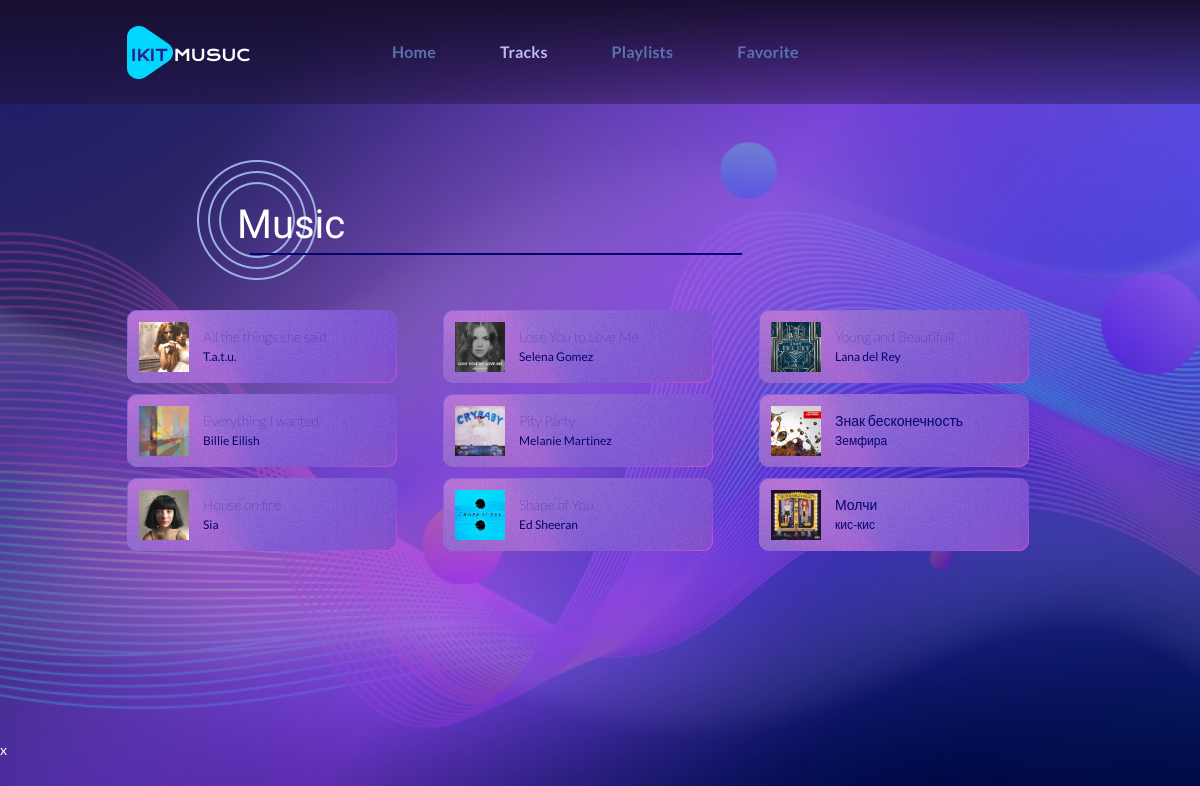
Page /tracks on the committed database.
### music/models.py (models this page shows, shortened)
class Composition(models.Model):
    name = models.CharField(max_length=255)
    author = models.CharField(max_length=255)
    cover = models.ImageField(upload_to="photos/%Y/%m/%d/")
    audio = models.FileField(upload_to="audio/%Y/%m/%d/")
    is_played = models.BooleanField(default=False)
    is_liked = models.BooleanField(default=False)
    order = models.PositiveSmallIntegerField(default=0, blank=True, null=True)
    class Meta:
        ordering = ['name', 'author']

### music/views.py (the view)
# urls.py: path('tracks', tracks, name="tracks"),
def tracks(request):
    compositions = Composition.objects.all()
    add_to_favorite()
    counter = 1
    for composition in compositions:
        composition.order = counter
        composition.save()
        counter += 1
    tracks_array = create_tr_array(compositions)
    playlists = Playlist.objects.all()
    context = {
        "tracks_array": tracks_array,
        "compositions": compositions,
        "playlists": playlists,
        "played": None
    }
    return render(request, "music/tracks.html", context)

### music/functions.py (called while the page is built)
def add_to_favorite():
    playlist = Playlist.objects.get(id=5)
    connects = PlaylistsCompositions.objects.filter(playlist=playlist)
    for connect in PlaylistsCompositions.objects.all():
        composition = connect.composition
        if connect in connects:
            composition.is_liked = True
        else:
            composition.is_liked = False
        composition.save()

def create_tr_array(compositions):
    size = Composition.objects.count()
    columns = size // 3
    if size % 3 > 0:
        columns += 1
    tracks_array = []
    for column in range(columns):
        tracks_array.append(compositions[column * 3:(column + 1) * 3])
    return tracks_array

### music/templates/music/tracks.html (shortened to what this page needs)
{% load static %}
<!DOCTYPE html>
<html lang="en">
<head>
    <link rel="stylesheet"
          href="{% static 'music/css/tracks.css' %}">
</head>
<body>
<div class="wrapper">
    <header class="header">
        <div class="header__container container">
            <a href="{% url 'home' %}" class="header__logo">
                <img src="{% static 'music/img/logo.png' %}" alt="IKIT music">
            </a>
            <nav class="header__menu menu">
                <ul class="menu__list">
                    <li>
                        <a href="{% url 'home' %}" class="menu__link">Home</a>
                    </li>
                    <li>
                        <a href="{% url 'tracks' %}"
                           class="menu__link current__item">Tracks</a>
                    </li>
                    <li>
                        <a href="{% url 'home' %}" class="menu__link ">Playlists</a>
                    </li>
                    <li>
                        <a href="{% url 'playlist' 5 %}" class="menu__link">Favorite</a>
                    </li>
                </ul>
            </nav>
        </div>
    </header>
    <main class="page">
        <section class="page__main-block main-block">
            <div class="main-block__container container">
                <div class="main-block__body">
                    <h1 class="main-block__title">
                        Music
                    </h1>
                    <div class="slider">
                        {% for column in tracks_array %}
                        <div class="slider__item">
                            {% for composition in column %}
                            <div class="item__track">
                                <div class="item__container">
                                    <div class="play__composition item__composition">
                                        <div class="play__cover">
                                            <div class="play__image">
                                                {% if composition.cover %}
                                                <img src="{{ composition.cover.url }}"
                                                     alt="yttt">
                                                {% else %}
                                                <img src="{% static 'music/img/recommended.png' %}"
                                                     alt="">
                                                {% endif %}
                                            </div>
                                        </div>
                                        <div class="play__track">
                                            <div class="play__name">
                                                {{ composition.name }}
                                            </div>
                                            <div class="play__author">
                                                {{ composition.author }}
                                            </div>
                                        </div>
                                    </div>
                                </div>
                            </div>
                            {% endfor %}
                        </div>
                        {% endfor %}
                    </div>
                </div>
            </div>
        </section>
    </main>
</div>
</body>
</html>x

### music/static/music/css/tracks.css (style rules this page uses)
* { padding: 0; margin: 0; border: 0; }
*, *::before, *::after { box-sizing: border-box; -moz-box-sizing: border-box; -webkit-box-sizing: border-box; }
nav, footer, header, aside { display: block; }
html, body { min-height: 100vh; width: 100%; line-height: 1; font-size: 14px; -ms-text-size-adjust: 100%; -moz-text-size-adjust: 100%; -webkit-text-size-adjust: 100%; background: #FAFAFA; }
a, a:visited { text-decoration: none; }
ul li { list-style: none; }
img { vertical-align: top; }
h1, h2, h3, h4, h5, h6 { font-size: inherit; font-weight: inherit; }
body { height: 100%; line-height: 1; font-size: 14px; font-weight: 500; color: white; font-family: 'Lato', sans-serif; background: url("../img/background.png") no-repeat center center fixed; background-size: cover; }
.wrapper { min-height: 100%; overflow: hidden; display: flex; flex-direction: column; }
.container { max-width: 1046px; margin: 0 auto; padding: 0 15px; box-sizing: content-box; }
.header { position: absolute; width: 100%; left: 0; top: 0; z-index: 50; background: linear-gradient(180deg, #180F30 0%, rgba(31, 15, 48, 0.38) 100%); }
.header__container { display: flex; min-height: 104px; align-items: center; }
.header__logo { margin-left: 50px; }
.header__menu { margin-left: 133px; padding: 5px 0; }
.menu__list { display: flex; flex-wrap: wrap; }
.menu__list li { margin-right: 64px; }
.menu__list li:last-child { margin-right: 0; }
.menu__link { color:#5A72B0; font-weight: 600; line-height: calc(24 / 14 * 100%); letter-spacing: 0.2px; font-size: 16px; }
.page { flex: 1 1 auto; }
.play__image { width: 50px; height: 50px; position: relative; }
.play__image img { position: absolute; width: 100%; height: 100%; top: 0; left: 0; object-fit: cover; }
.play__composition { display: flex; align-items: center; margin-left: 42px; }
.item__composition { margin-left: 0; }
.play__track { margin-left: 14px; }
.play__name { font-weight: 100; color: #06046C; line-height: 20px; }
.play__author { color: #06046C; line-height: 20px; font-size: 12px; }
.main-block { width: 100%; position: relative; }
.main-block__body { padding: 160px 0 191px 0; position: relative; z-index: 2; }
.main-block__title { font-family: 'Krona One', sans-serif; font-style: normal; font-weight: 400; padding: 40px; font-size: 40px; line-height: 50px; margin: 0px 0 20px 120px; background: url("../img/title.png") 0 0 no-repeat; }
.item__track { background: url("../img/tracks/composition_bkg.png") 0 0 no-repeat; }
.item__container { padding: 12px; }
.item__track:not(:last-child) { margin-bottom: 10px; }
.slider { position: relative; padding: 0 50px; }
.play__cover { position: relative; }
.current__item { color:rgb(187, 191, 240) }

### rows in the picture
Composition: cover (picture), name "All the things she said", author "T.a.t.u."
Composition: cover (picture), name "Everything I wanted", author "Billie Eilish"
Composition: cover (picture), name "House on fire", author "Sia"
Composition: cover (picture), name "Lose You to Love Me", author "Selena Gomez"
Composition: cover (picture), name "Pity Party", author "Melanie Martinez"
Composition: cover (picture), name "Shape of You", author "Ed Sheeran"
Composition: cover (picture), name "Young and Beautifull", author "Lana del Rey"
Composition: cover (picture), name "Знак бесконечность", author "Земфира"
Composition: cover (picture), name "Молчи", author "кис-кис"
